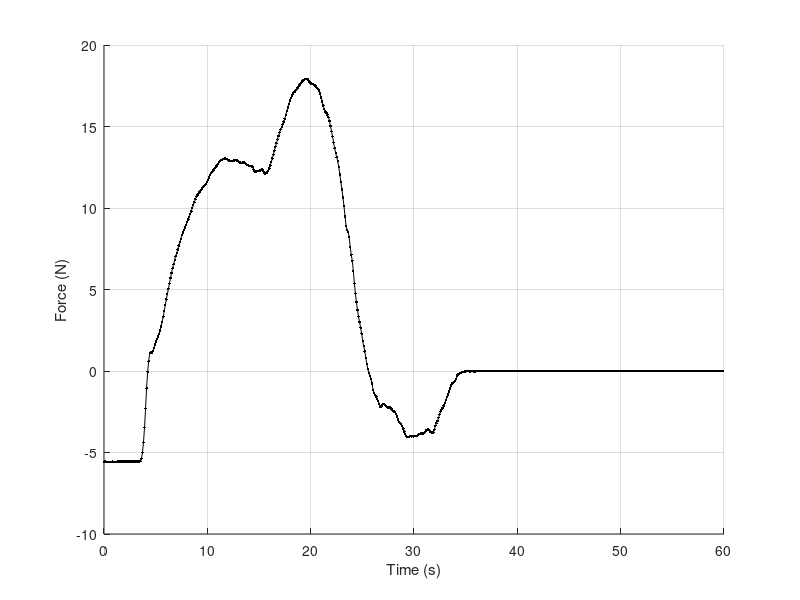

This chart was generated by the following MATLAB code:
clear
close all
clc

load TestData_06-May-2021_153523.mat

data = OutputStore;

timeOffset = data(1,1);
forceOffset = mean(data(end-50:end,2));

data(:,1) = data(:,1) - timeOffset;
data(:,2) = data(:,2) - forceOffset;
data(:,2) = data(:,2)/1000*9.81;

line(data(:,1),data(:,2),'color',[0 0 0],'marker','.')
grid on
xlabel('Time (s)')
ylabel('Force (N)')